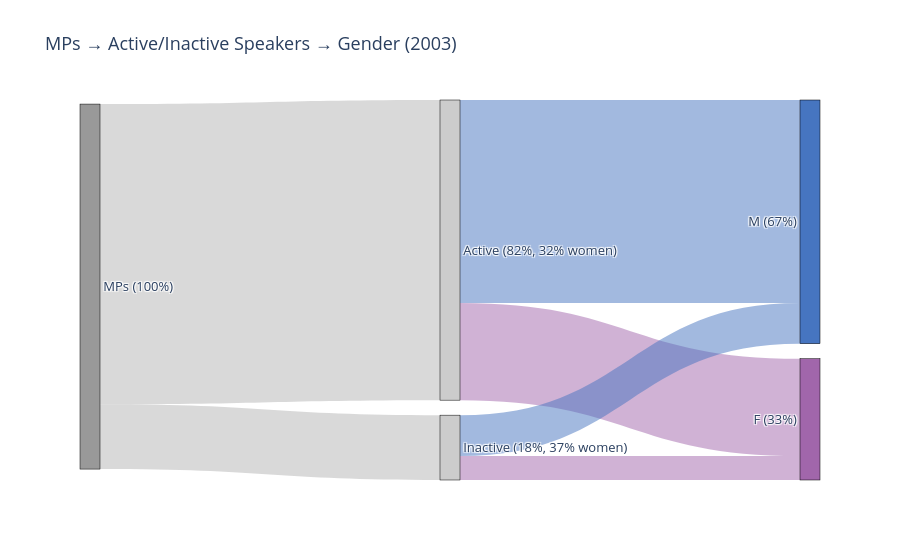
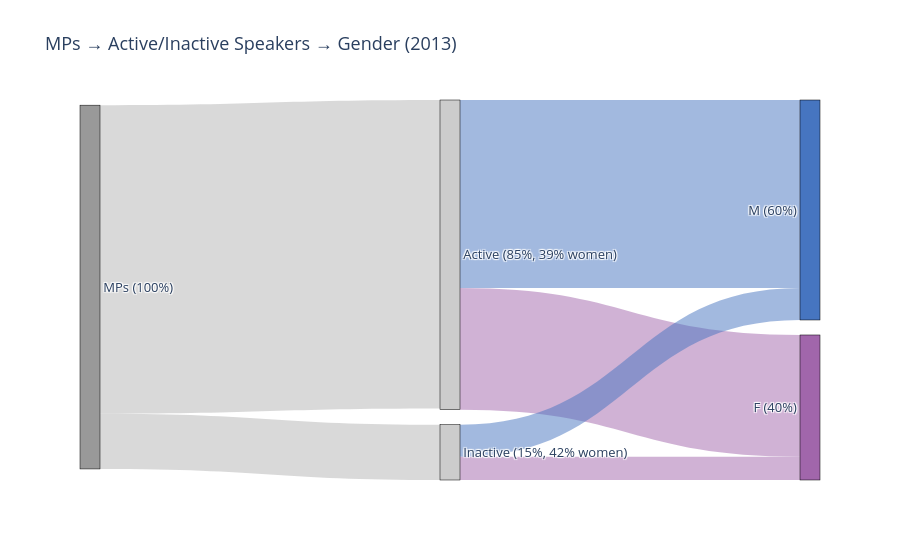
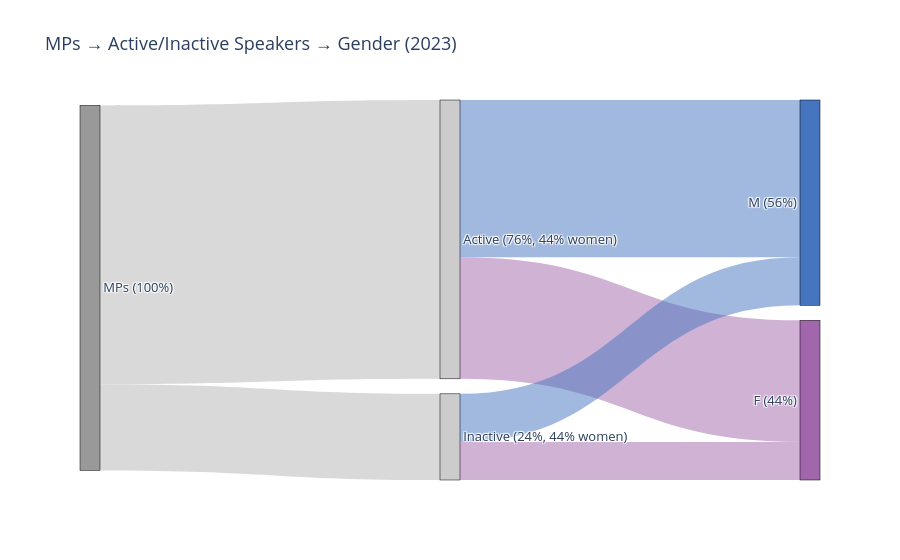

The notebook cell these images were saved under, in order:
### Code cell
sankey_by_year(2003)
sankey_by_year(2013)
sankey_by_year(2023)

### Figure 1 — Plotly figure (JSON) as saved in the notebook; plotly's stock layout.template omitted (floating-point values rounded to 4 significant figures)
{"data": [{"arrangement": "snap", "link": {"color": ["rgba(160,160,160,0.4)", "rgba(160,160,160,0.4)", "rgba(161,102,171,0.5)", "rgba(70,117,192,0.5)", "rgba(161,102,171,0.5)", "rgba(70,117,192,0.5)"], "source": [0, 0, 1, 1, 2, 2], "target": [1, 2, 3, 4, 3, 4], "value": [250, 54, 81, 169, 20, 34]}, "node": {"color": ["#999999", "#CCCCCC", "#CCCCCC", "#A166AB", "#4675C0"], "label": ["MPs (100%)", "Active (82%, 32% women)", "Inactive (18%, 37% women)", "F (33%)", "M (67%)"], "line": {"color": "black", "width": 0.5}, "pad": 15, "thickness": 20}, "type": "sankey"}], "layout": {"autosize": true, "font": {"size": 13}, "title": {"text": "MPs → Active/Inactive Speakers → Gender (2003)"}}}

### Figure 2 — Plotly figure (JSON) as saved in the notebook; plotly's stock layout.template omitted (floating-point values rounded to 4 significant figures)
{"data": [{"arrangement": "snap", "link": {"color": ["rgba(160,160,160,0.4)", "rgba(160,160,160,0.4)", "rgba(161,102,171,0.5)", "rgba(70,117,192,0.5)", "rgba(161,102,171,0.5)", "rgba(70,117,192,0.5)"], "source": [0, 0, 1, 1, 2, 2], "target": [1, 2, 3, 4, 3, 4], "value": [251, 45, 99, 153, 19, 26]}, "node": {"color": ["#999999", "#CCCCCC", "#CCCCCC", "#A166AB", "#4675C0"], "label": ["MPs (100%)", "Active (85%, 39% women)", "Inactive (15%, 42% women)", "F (40%)", "M (60%)"], "line": {"color": "black", "width": 0.5}, "pad": 15, "thickness": 20}, "type": "sankey"}], "layout": {"autosize": true, "font": {"size": 13}, "title": {"text": "MPs → Active/Inactive Speakers → Gender (2013)"}}}

### Figure 3 — Plotly figure (JSON) as saved in the notebook; plotly's stock layout.template omitted (floating-point values rounded to 4 significant figures)
{"data": [{"arrangement": "snap", "link": {"color": ["rgba(160,160,160,0.4)", "rgba(160,160,160,0.4)", "rgba(161,102,171,0.5)", "rgba(70,117,192,0.5)", "rgba(161,102,171,0.5)", "rgba(70,117,192,0.5)"], "source": [0, 0, 1, 1, 2, 2], "target": [1, 2, 3, 4, 3, 4], "value": [330, 102, 144, 186, 45, 57]}, "node": {"color": ["#999999", "#CCCCCC", "#CCCCCC", "#A166AB", "#4675C0"], "label": ["MPs (100%)", "Active (76%, 44% women)", "Inactive (24%, 44% women)", "F (44%)", "M (56%)"], "line": {"color": "black", "width": 0.5}, "pad": 15, "thickness": 20}, "type": "sankey"}], "layout": {"autosize": true, "font": {"size": 13}, "title": {"text": "MPs → Active/Inactive Speakers → Gender (2023)"}}}
